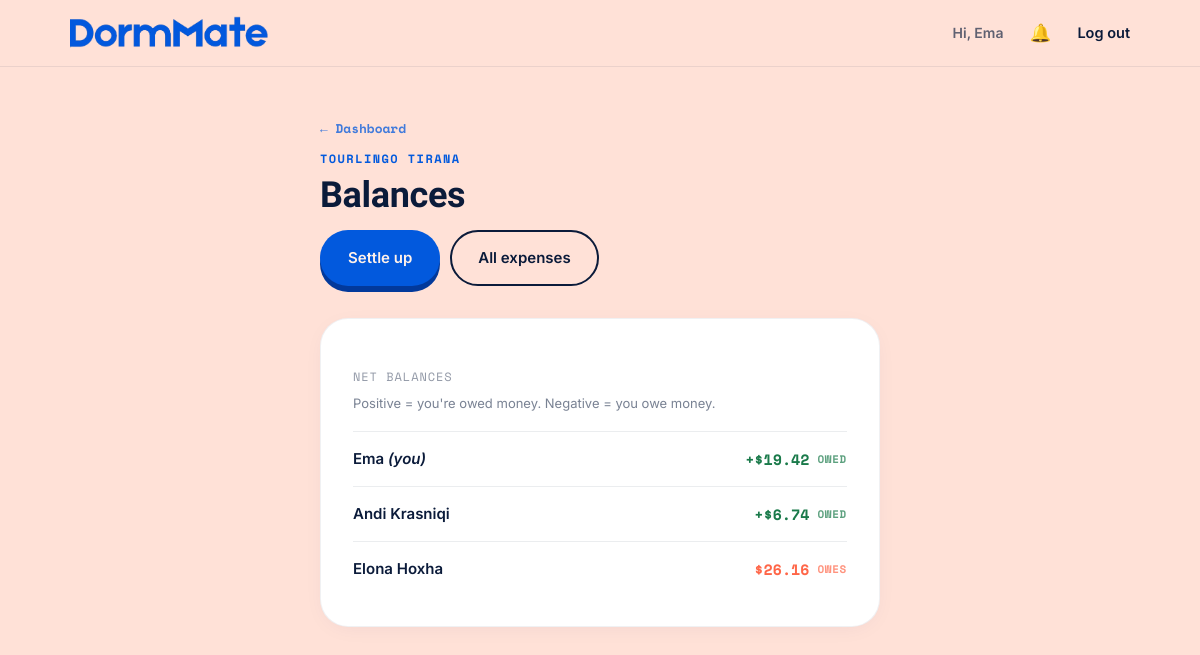
The page /household/3/balances (signed in) on the database its author committed.
### models/user.py (models this page shows, shortened)
class User(db.Model):
    __tablename__ = "users"
    id = db.Column(db.Integer, primary_key=True)
    name = db.Column(db.String(80), nullable=False)
    email = db.Column(db.String(120), unique=True, nullable=False, index=True)
    password_hash = db.Column(db.String(255), nullable=False)
    avatar_url = db.Column(db.String(255), nullable=True)
    room_number = db.Column(db.String(20), nullable=True)
    created_at = db.Column(db.DateTime, default=datetime.utcnow)
    memberships = db.relationship(
        "Membership", back_populates="user", cascade="all, delete-orphan"
    )

### models/household.py (models this page shows, shortened)
class Household(db.Model):
    __tablename__ = "households"
    id = db.Column(db.Integer, primary_key=True)
    name = db.Column(db.String(120), nullable=False)
    invite_code = db.Column(db.String(12), unique=True, nullable=False, index=True)
    created_at = db.Column(db.DateTime, default=datetime.utcnow)
    memberships = db.relationship(
        "Membership", back_populates="household", cascade="all, delete-orphan"
    )

### routes/balances.py (the view)
@balances_bp.route("/household/<int:household_id>/balances")
@login_required
def balances(household_id):
    membership, err = _get_membership_or_redirect(household_id)
    if err:
        return err
    household = membership.household
    unsettled_splits = (
        ExpenseSplit.query
        .join(ExpenseSplit.expense)
        .filter_by(household_id=household_id)
        .filter(ExpenseSplit.is_settled == False)
        .all()
    )
    net_balances = compute_net_balances(unsettled_splits)
    pairwise: dict[tuple[int, int], Decimal] = {}
    for split in unsettled_splits:
        payer_id = split.expense.payer_id
        ower_id  = split.user_id
        if payer_id == ower_id:
            continue
        key = (ower_id, payer_id)
        pairwise[key] = pairwise.get(key, Decimal("0")) + Decimal(str(split.amount_owed))
    member_ids = {m.user_id for m in household.memberships}
    users_by_id: dict[int, User] = {
        u.id: u for u in User.query.filter(User.id.in_(member_ids)).all()
    }
    net_display = {
        users_by_id[uid]: float(bal)
        for uid, bal in net_balances.items()
        if uid in users_by_id
    }
    return render_template(
        "balances/balances.html",
        household=household,
        membership=membership,
        net_display=net_display,
        users_by_id=users_by_id,
    )

### routes/balances.py (called while the page is built)
def _get_membership_or_redirect(household_id):
    membership = Membership.query.filter_by(
        user_id=g.user.id, household_id=household_id
    ).first()
    if not membership:
        flash("You're not a member of that household.", "error")
        return None, redirect(url_for("household.choose"))
    return membership, None

### services/debt_calculator.py (called while the page is built)
def compute_net_balances(splits) -> dict[int, Decimal]:
    balances: dict[int, Decimal] = {}
    for split in splits:
        if split.is_settled:
            continue
        payer_id = split.expense.payer_id
        ower_id  = split.user_id
        amount   = Decimal(str(split.amount_owed))
        if payer_id == ower_id:
            continue  # person paid their own share — nothing to settle
        balances[payer_id] = balances.get(payer_id, Decimal("0")) + amount
        balances[ower_id]  = balances.get(ower_id,  Decimal("0")) - amount
    return balances

### utils.py (called while the page is built)
def login_required(view):
    @wraps(view)
    def wrapped_view(*args, **kwargs):
        if g.get("user") is None:
            flash("Log in to continue.", "error")
            return redirect(url_for("auth.login"))
        return view(*args, **kwargs)
    return wrapped_view

### templates/balances/balances.html (shortened to what this page needs)
{% extends "layout.html" %}
{% block content %}
<div class="page-shell page-shell--narrow">
  <div class="page-head reveal is-visible">
    <a href="{{ url_for('household.dashboard', household_id=household.id) }}" class="notif-back-link">← Dashboard</a>
    <p class="eyebrow">{{ household.name }}</p>
    <h1>Balances</h1>
    <div class="page-head__actions">
      <a href="{{ url_for('settle.settle', household_id=household.id) }}" class="btn btn--primary">Settle up</a>
      <a href="{{ url_for('expenses.list_expenses', household_id=household.id) }}" class="btn btn--ghost">All expenses</a>
    </div>
  </div>
  {% if net_display %}
  <div class="card reveal is-visible">
    <p class="member-list__heading">NET BALANCES</p>
    <p style="font-size:13px;color:rgba(11,27,58,0.55);margin-bottom:18px;">
      Positive = you're owed money. Negative = you owe money.
    </p>
    {% for user, balance in net_display.items() | sort(attribute='1', reverse=True) %}
    <div class="balance-row">
      <span class="balance-row__name">{{ user.name }}{% if user.id == current_user.id %} <em>(you)</em>{% endif %}</span>
      <span class="balance-row__amount {% if balance > 0 %}balance-row__amount--positive{% elif balance < 0 %}balance-row__amount--negative{% endif %}">
        {% if balance > 0 %}+{% endif %}${{ "%.2f"|format(balance|abs) }}
        <span class="balance-row__label">{{ 'owed' if balance > 0 else ('owes' if balance < 0 else 'settled') }}</span>
      </span>
    </div>
    {% endfor %}
  </div>
  {% else %}
  <div class="empty-state reveal is-visible">
    <p>All balances are settled. 🎉</p>
    <a href="{{ url_for('expenses.new_expense', household_id=household.id) }}" class="btn btn--primary" style="margin-top:16px;">Add an expense</a>
  </div>
  {% endif %}
</div>
{% endblock %}

### templates/layout.html (shortened to what this page needs)
<!DOCTYPE html>
<html lang="en">
<head>
  <link rel="stylesheet" href="{{ url_for('static', filename='css/style.css') }}">
</head>
<body class="app-body">
  <header class="nav">
    <div class="nav__inner">
      <a href="{{ url_for('index') }}" class="nav__brand">
        <img src="{{ url_for('static', filename='images/logo.png') }}" alt="DormMate logo" class="nav__logo">
      </a>
      <nav class="nav__links">
        {% if current_user %}
          <span class="nav__user">Hi, {{ current_user.name }}</span>
          <a href="{{ url_for('notifications.feed') }}" class="nav__notif-btn" title="Notifications">
            🔔
          </a>
          <a href="{{ url_for('auth.logout') }}">Log out</a>
        {% else %}
          <a href="{{ url_for('auth.login') }}">Log in</a>
          <a href="{{ url_for('auth.signup') }}" class="btn btn--primary nav__cta">Get started</a>
        {% endif %}
      </nav>
    </div>
  </header>
  <main class="app-main">
    {% block content %}{% endblock %}
  </main>
</body>
</html>

### static/css/style.css (style rules this page uses)
:root { --cream: #FFE1D7; --cream-soft: #FFF1EA; --sky: #84AFFB; --sky-soft: #C7DBFE; --blue: #0259DD; --ink: #0B1B3A; --coral: #FF6648; --white: #FFFFFF; --font-display: "Bricolage Grotesque", "Inter", sans-serif; --font-body: "Inter", sans-serif; --font-mono: "Space Mono", monospace; --max-width: 1180px; --radius-sm: 10px; --radius-md: 18px; --radius-lg: 28px; --gutter: clamp(20px, 5vw, 64px); --ease: cubic-bezier(0.22, 1, 0.36, 1); }
* { box-sizing: border-box; }
html { scroll-behavior: smooth; }
body { margin: 0; background: var(--cream); color: var(--ink); font-family: var(--font-body); font-size: 16px; line-height: 1.6; -webkit-font-smoothing: antialiased; }
img { max-width: 100%; display: block; }
a { color: inherit; text-decoration: none; }
h1, h2, h3 { font-family: var(--font-display); font-weight: 700; line-height: 1.05; margin: 0; letter-spacing: -0.01em; }
p { margin: 0; }
.eyebrow { font-family: var(--font-mono); font-size: 12px; font-weight: 700; letter-spacing: 0.12em; text-transform: uppercase; color: var(--blue); margin: 0 0 14px; }
.reveal { opacity: 0; transform: translateY(28px); transition: opacity 0.7s var(--ease), transform 0.7s var(--ease); }
.reveal.is-visible { opacity: 1; transform: translateY(0); }
.btn { display: inline-flex; align-items: center; justify-content: center; gap: 8px; padding: 14px 26px; border-radius: 999px; font-family: var(--font-body); font-weight: 600; font-size: 15px; border: 2px solid transparent; cursor: pointer; transition: transform 0.25s var(--ease), background 0.25s var(--ease), box-shadow 0.25s var(--ease); white-space: nowrap; }
.btn--primary { background: var(--blue); color: var(--cream-soft); box-shadow: 0 6px 0 0 #02399b; }
.btn--ghost { background: transparent; border-color: var(--ink); color: var(--ink); }
.nav { position: sticky; top: 0; z-index: 50; background: rgba(255, 225, 215, 0.85); backdrop-filter: blur(10px); border-bottom: 1px solid rgba(11,27,58,0.08); }
.nav__inner { max-width: var(--max-width); margin: 0 auto; padding: 16px var(--gutter); display: flex; align-items: center; gap: 28px; }
.nav__brand { display: flex; align-items: center; gap: 10px; margin-right: auto; }
.nav__logo { height: 34px; width: auto; max-width: 200px; flex-shrink: 0; }
.nav__links { display: flex; align-items: center; gap: 26px; font-weight: 600; font-size: 14.5px; }
.nav__links a { position: relative; padding: 4px 0; }
.nav__links a::after { content: ""; position: absolute; left: 0; right: 0; bottom: -2px; height: 2px; background: var(--coral); transform: scaleX(0); transform-origin: left; transition: transform 0.25s var(--ease); }
.app-main { min-height: calc(100vh - 70px); display: flex; flex-direction: column; }
.nav__user { font-size: 14px; color: rgba(11,27,58,0.65); }
.member-list__heading { font-family: var(--font-mono); font-size: 12px; letter-spacing: 0.08em; color: rgba(11,27,58,0.45); padding: 18px 0 6px; }
.page-shell { max-width: var(--max-width); margin: 0 auto; padding: 48px var(--gutter) 90px; width: 100%; }
.page-shell--narrow { max-width: 680px; }
.page-head { margin-bottom: 32px; }
.page-head .eyebrow { margin-bottom: 8px; }
.page-head h1 { font-size: clamp(26px, 4vw, 36px); margin-bottom: 16px; }
.page-head__actions { display: flex; flex-wrap: wrap; gap: 10px; }
.card { background: var(--white); border-radius: var(--radius-lg); padding: 30px 32px; border: 1px solid rgba(11,27,58,0.06); margin-bottom: 20px; box-shadow: 0 4px 24px -8px rgba(2,38,110,0.08); }
.balance-row { display: flex; justify-content: space-between; align-items: center; padding: 15px 0; border-top: 1px solid rgba(11,27,58,0.08); font-size: 15px; gap: 12px; }
.balance-row__name { font-weight: 600; }
.balance-row__amount { font-family: var(--font-mono); font-weight: 700; font-size: 15px; display: flex; align-items: center; gap: 8px; }
.balance-row__amount--positive { color: #1a7a4a; }
.balance-row__amount--negative { color: var(--coral); }
.balance-row__label { font-size: 11px; font-weight: 700; letter-spacing: 0.06em; text-transform: uppercase; opacity: 0.7; }
.nav__notif-btn { position: relative; display: inline-flex; align-items: center; font-size: 1.1rem; line-height: 1; padding: 4px 6px; border-radius: var(--radius-sm); transition: background 0.15s; }
.notif-back-link { display: inline-block; font-family: var(--font-mono); font-size: .8rem; font-weight: 700; color: var(--blue); margin-bottom: 10px; opacity: 0.75; transition: opacity 0.15s; }

### rows shown on the page
User: name "Ema", shows "(you)", balance "19.42", value "OWED"
Household: name "TOURLINGO TIRANA"
User: name "Andi Krasniqi", balance "6.74", value "OWED"
User: name "Elona Hoxha", balance "26.16", value "OWES"
